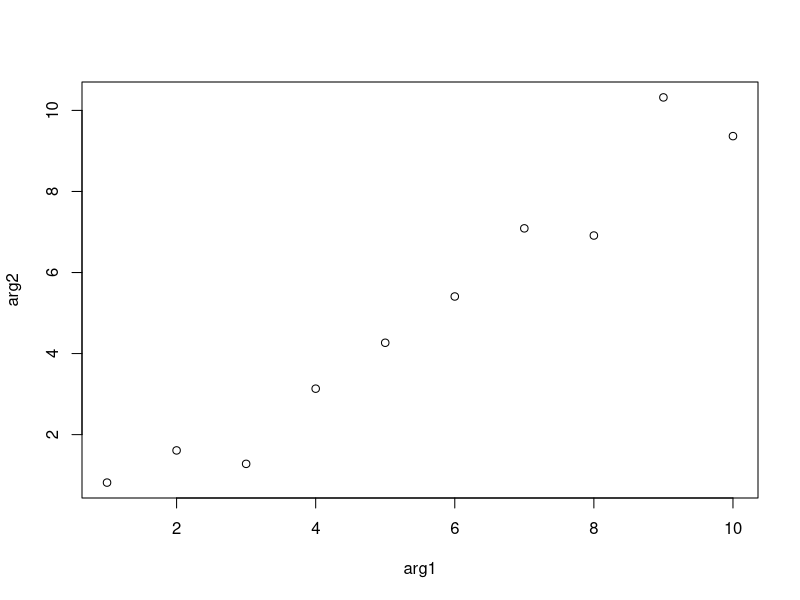

Write R code to recreate this figure. (Note: this script raises an error after producing the figure.)
## ---- chunk 1
options(htmltools.dir.version = FALSE)
## ---- chunk 2
library(dplyr); library(tidyr); library(purrr)
## ---- chunk 3
my_function_name <- function(arg1, arg2) {
  # arg1 & arg2 = numeric vectors of identical lengths
  plot(arg1, arg2)
}
## ---- chunk 4
my_function_name(1:10, 1:10 + rnorm(10))
## ---- chunk 5
f <- function(x) x + 1
g <- function(x) f(x)^3
g("a")

#traceback()
## ---- chunk 6
trace(print, quote(if (is.numeric(x) && x >= 3) 
  cat("We have a problem: \n")), print = FALSE)
## ---- chunk 7
print("a")
print(4)
## ---- chunk 8
untrace(print)
## ---- chunk 9
log_hist <- function(var, color = "cyan", do_log=TRUE) {
  if(do_log == TRUE) {
    logvar = log(var)
    hist(logvar, col = color)
  }
  else hist(var, col = color)
}
